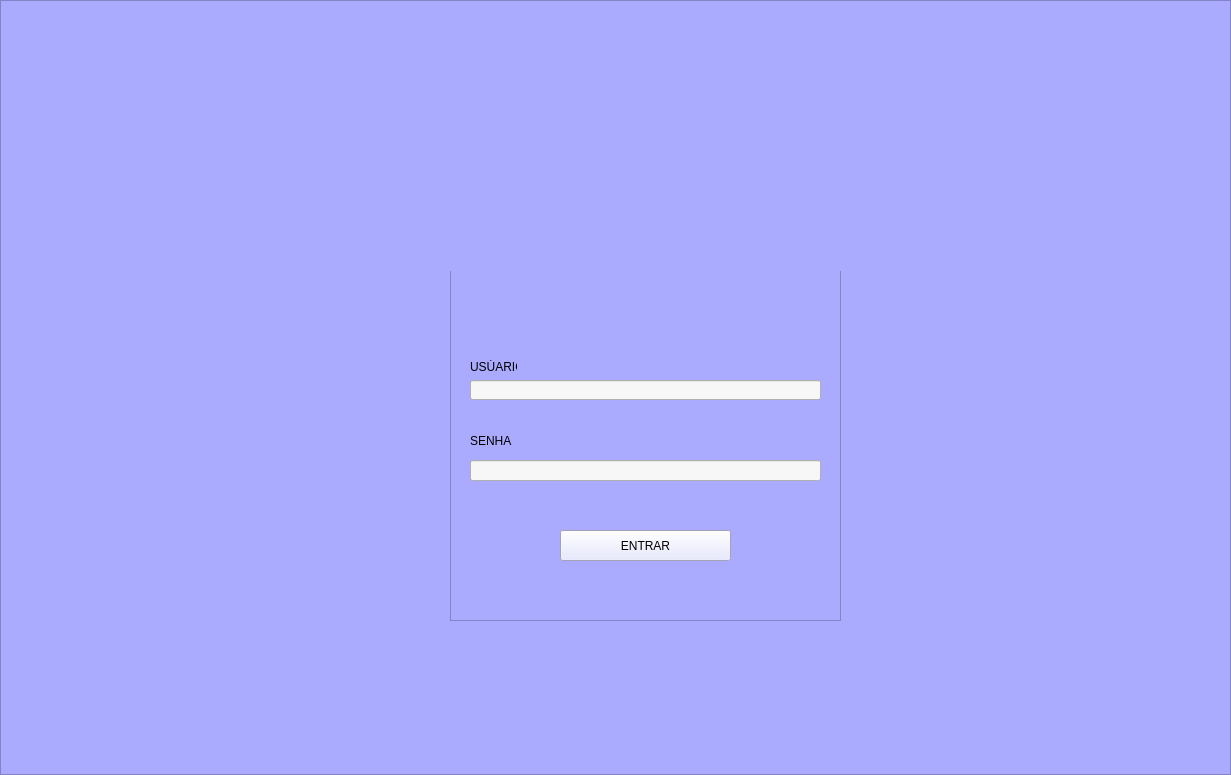
<?xml version="1.0" encoding="UTF-8"?>
<ui version="4.0">
 <class>Form</class>
 <widget class="QWidget" name="Form">
  <property name="geometry">
   <rect>
    <x>0</x>
    <y>0</y>
    <width>1231</width>
    <height>775</height>
   </rect>
  </property>
  <property name="windowTitle">
   <string>Form</string>
  </property>
  <property name="styleSheet">
   <string notr="true">background-color: rgb(219, 182, 238);</string>
  </property>
  <widget class="QLabel" name="label_6">
   <property name="geometry">
    <rect>
     <x>-50</x>
     <y>-20</y>
     <width>871</width>
     <height>961</height>
    </rect>
   </property>
   <property name="text">
    <string/>
   </property>
   <property name="pixmap">
    <pixmap>fundo2.jpg</pixmap>
   </property>
   <property name="scaledContents">
    <bool>true</bool>
   </property>
  </widget>
  <widget class="QFrame" name="frame_3">
   <property name="geometry">
    <rect>
     <x>0</x>
     <y>0</y>
     <width>1231</width>
     <height>775</height>
    </rect>
   </property>
   <property name="styleSheet">
    <string notr="true">background-color: rgb(170, 170, 255);</string>
   </property>
   <property name="frameShape">
    <enum>QFrame::StyledPanel</enum>
   </property>
   <property name="frameShadow">
    <enum>QFrame::Raised</enum>
   </property>
   <widget class="QLabel" name="label_10">
    <property name="geometry">
     <rect>
      <x>70</x>
      <y>260</y>
      <width>30</width>
      <height>30</height>
     </rect>
    </property>
    <property name="text">
     <string/>
    </property>
    <property name="pixmap">
     <pixmap>../../../890399/Downloads/icone1-removebg-preview.png</pixmap>
    </property>
    <property name="scaledContents">
     <bool>true</bool>
    </property>
   </widget>
   <widget class="QLabel" name="label_11">
    <property name="geometry">
     <rect>
      <x>50</x>
      <y>340</y>
      <width>61</width>
      <height>31</height>
     </rect>
    </property>
    <property name="text">
     <string/>
    </property>
    <property name="pixmap">
     <pixmap>../../../890399/Downloads/icone2-removebg-preview.png</pixmap>
    </property>
    <property name="scaledContents">
     <bool>true</bool>
    </property>
   </widget>
   <widget class="QFrame" name="ERRO">
    <property name="geometry">
     <rect>
      <x>450</x>
      <y>250</y>
      <width>391</width>
      <height>371</height>
     </rect>
    </property>
    <property name="frameShape">
     <enum>QFrame::StyledPanel</enum>
    </property>
    <property name="frameShadow">
     <enum>QFrame::Raised</enum>
    </property>
    <widget class="QLineEdit" name="Usuario">
     <property name="geometry">
      <rect>
       <x>20</x>
       <y>130</y>
       <width>351</width>
       <height>20</height>
      </rect>
     </property>
     <property name="styleSheet">
      <string notr="true">background-color: rgb(247, 247, 247);</string>
     </property>
    </widget>
    <widget class="QLineEdit" name="Senha">
     <property name="geometry">
      <rect>
       <x>20</x>
       <y>210</y>
       <width>351</width>
       <height>21</height>
      </rect>
     </property>
     <property name="styleSheet">
      <string notr="true">background-color: rgb(247, 247, 247);</string>
     </property>
    </widget>
    <widget class="QPushButton" name="Entrar">
     <property name="geometry">
      <rect>
       <x>110</x>
       <y>280</y>
       <width>171</width>
       <height>31</height>
      </rect>
     </property>
     <property name="styleSheet">
      <string notr="true">background-color: rgb(225, 227, 255);</string>
     </property>
     <property name="text">
      <string>ENTRAR</string>
     </property>
    </widget>
    <widget class="QLabel" name="usuario">
     <property name="geometry">
      <rect>
       <x>20</x>
       <y>110</y>
       <width>47</width>
       <height>13</height>
      </rect>
     </property>
     <property name="text">
      <string>USÚARIO</string>
     </property>
    </widget>
    <widget class="QLabel" name="senha_3">
     <property name="geometry">
      <rect>
       <x>20</x>
       <y>180</y>
       <width>51</width>
       <height>21</height>
      </rect>
     </property>
     <property name="text">
      <string>SENHA</string>
     </property>
    </widget>
   </widget>
   <widget class="QLabel" name="label">
    <property name="geometry">
     <rect>
      <x>380</x>
      <y>90</y>
      <width>541</width>
      <height>181</height>
     </rect>
    </property>
    <property name="text">
     <string/>
    </property>
    <property name="pixmap">
     <pixmap>Bella-removebg-preview - Copia.png</pixmap>
    </property>
    <property name="scaledContents">
     <bool>false</bool>
    </property>
   </widget>
  </widget>
 </widget>
 <resources/>
 <connections/>
</ui>
